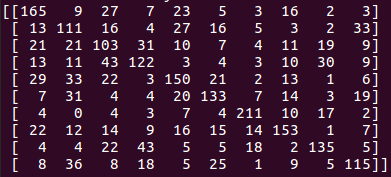
#> input picture A2/confusion_matrices/mfcc_confusion_matrix.png, 391 x 177 px; its folder holds only this picture in this run
$ python -i question1_2.py   (imports and definitions only)
#> lines starting #> are read from the running program, lines starting #| are printed output that depends on the picture; after the words box and inside, x2 and y2 are one past the last pixel; in counts of white or black regions, pixels touching at a corner belong together
#> further down, picture is the input picture: shape (177, 391, 3); mean B, G, R 51.6, 27.6, 62.8
import sys
import os
import cv2
import numpy as np
import pickle
import json
import time
from copy import deepcopy

IMAGES_DIR = './images/'
TRAIN_DIR = './train/'
JSON_SAVE = 'log_blobs_'
LEVEL = 5
THRESHOLD = 0.03
INIT_SIGMA = 1.35
SIGMA_SCALE = 1.24
EPS = 2.220446049250313e-16
COUNTER = 0

def read_images():
	image_files = os.listdir(IMAGES_DIR)
	images = []

	for i, file in enumerate(image_files):
		img = cv2.imread(IMAGES_DIR+file)
		images.append(img)
		if(i%100 == 0):
			print(i)

	return images

def read_image(img_index):
	image_files = os.listdir(IMAGES_DIR)
	images = []

	for i, file in enumerate(image_files):
		if(img_index == i):
			img = cv2.imread(IMAGES_DIR+file)
			return img, file
	return None, file

def output_image_size(image, filter_size, padding, stride):
	size_x, size_y = image.shape[0], image.shape[1]

	x_dim = (size_x - filter_size + 2*padding)//stride
	x_dim += 1

	y_dim = (size_y - filter_size + 2*padding)//stride
	y_dim += 1

	out_size = np.zeros((x_dim, y_dim), dtype=float)
	return out_size

def convolve(image, kernel):
	filter_size = len(kernel)
	height, width = image.shape[0], image.shape[1]
	padding = (filter_size - 1)//2
	padded_image = np.pad(image, padding)
	stride = 1
	output_image = output_image_size(image, filter_size, padding, stride)

	for col in range(padding, height + padding):
			for row in range(padding, width + padding):
				receptive_field = padded_image[col-padding: col+padding+1, row-padding: row+padding+1]
				response = (receptive_field*kernel).sum()
				output_image[col-padding, row-padding] = response

	return output_image

def log_filter(sigma):
	kernel_size = np.round(6*sigma)
	if(kernel_size%2==0):
		kernel_size += 1

	range_arr = np.arange(-1*(kernel_size//2), (kernel_size//2)+1)
	x, y = np.meshgrid(range_arr, range_arr)

	exponent_num = -1*(np.square(x)+np.square(y))
	exponent_denom = 2*(sigma**2)
	exponential = np.exp( exponent_num / exponent_denom )

	max_exp = exponential.max()
	threshold =  max_exp*EPS
	exponential[exponential<threshold] = 0

	if(exponential.sum() == 0):
		pass
	else:
		exponential = exponential/exponential.sum()

	kernel_denom = sigma**2
	kernel_num = np.square(x) + np.square(y) - 2*kernel_denom

	kernel_out = -1*exponential*kernel_num/kernel_denom
	kernel_out -= kernel_out.mean()

	return kernel_out

def check_valid(i, j, n_x, n_y, size_x, size_y):
	return 0<=(i+n_x)<size_x and 0<=(j+n_y)<size_y

def NMS_validation_condition(query_ind, sig_index, i, j, scale_space, size_x, size_y):
	bool_list = []
	neighbours = [[1, 0], [-1, 0], [0, 1], [0, -1], [-1, -1], [-1, 1], [1, -1], [1, 1]]

	for neighbour in neighbours:
		n_x, n_y = neighbour[0], neighbour[1]
		if(check_valid(i, j, n_x, n_y, size_x, size_y)):
			bool_list.append(scale_space[i][j][sig_index]>scale_space[i+n_x][j+n_y][query_ind])

	if(False in bool_list):
		return False
	else:
		return True

def NMS(sigma, scale_space):
	temp_scale_space = deepcopy(scale_space)
	image_mask = np.zeros(LEVEL)

	for i in range(LEVEL):
		sigma_coeff = np.sqrt(2)*sigma[i]
		radius = int(np.ceil(sigma_coeff))
		image_mask[i] = radius

	size_x, size_y = scale_space[..., 0].shape[0], scale_space[..., 1].shape[1]

	blob_triples = []

	for sig_index in range(LEVEL):
		temp_scale_space[: int(image_mask[sig_index]), :int(image_mask[sig_index]), sig_index] = 0
		temp_scale_space[-1*int(image_mask[sig_index]): , -1*int(image_mask[sig_index]): , sig_index] = 0

		range_x = (int(image_mask[sig_index])+1, size_x-1-int(image_mask[sig_index]))
		range_y = (int(image_mask[sig_index])+1, size_y-1-int(image_mask[sig_index]))

		for i in range(range_x[0], range_x[1]):
			for j in range(range_y[0], range_y[1]):

				if(scale_space[i, j, sig_index]>=THRESHOLD):
					pass
				else:
					continue

				curr_condition_res = NMS_validation_condition(sig_index, sig_index, i, j, scale_space, size_x, size_y)

				bottom_condition_res = True
				top_condition_res = True

				if(sig_index>=1):
					bottom_condition_res = NMS_validation_condition(sig_index-1, sig_index, i, j, scale_space, size_x, size_y)
					bottom_condition_res = bottom_condition_res and scale_space[i, j, sig_index]>scale_space[i, j, sig_index-1]

				if(sig_index<LEVEL-1):
					top_condition_res = NMS_validation_condition(sig_index+1, sig_index, i, j, scale_space, size_x, size_y)
					top_condition_res = top_condition_res and scale_space[i, j, sig_index]>scale_space[i, j, sig_index + 1]

				if curr_condition_res and bottom_condition_res and top_condition_res:
					temp_scale_space[i][j][sig_index] = 1
					blob_triples.append([i, j, sig_index])

	return blob_triples

def return_scale_and_space(image):
	height, width = image.shape[0], image.shape[1]
	scale_space = np.zeros((height, width, LEVEL))
	scale_space = scale_space.astype(np.float32)
	sigma = np.zeros(LEVEL+1)

	sigma[0] = INIT_SIGMA

	for i in range(LEVEL):
		kernel = log_filter(sigma[i])
		convolved_image = convolve(image, kernel)
		scale_space[...,i] = np.square(convolved_image)
		sigma[i+1] = sigma[i]*SIGMA_SCALE

	return sigma, scale_space


def log_feature(img):
	global COUNTER
	dim = (100, 100)
	resized_image = cv2.resize(img, dim, interpolation = cv2.INTER_AREA)
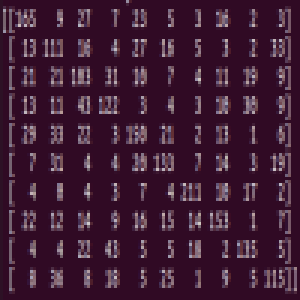
#> resized_image: shape (100, 100, 3) (shown 3 times larger); mean B, G, R 51.6, 27.6, 62.8
	gray_image = cv2.normalize(cv2.cvtColor(resized_image, cv2.COLOR_BGR2GRAY).astype('float'), None, 0, 1, cv2.NORM_MINMAX)
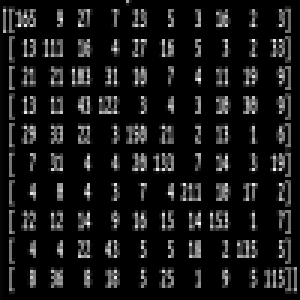
#> gray_image: shape (100, 100) float64 (shown 3 times larger); min 0, max 1, mean 0.0934

	sigma, scale_space = return_scale_and_space(gray_image)
#> the loop in return_scale_and_space, `for i in range(LEVEL):` made 5 passes
#> pass 1, in convolve, `padded_image = np.pad(image, padding)`:
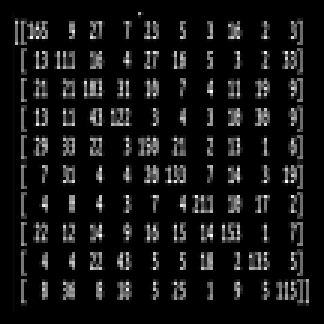
#> padded_image: shape (108, 108) float64 (shown 3 times larger); min 0, max 1, mean 0.0801
#> pass 1, in return_scale_and_space, `convolved_image = convolve(image, kernel)`:
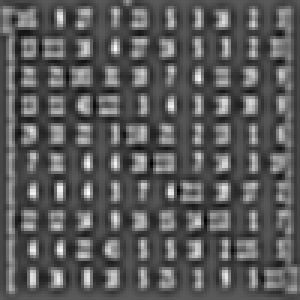
#> convolved_image: shape (100, 100) float64 (shown 3 times larger); min -0.189, max 0.349, mean 0.00058; drawn with min black and max white
#> pass 2, in convolve (call 2), `padded_image = np.pad(image, padding)`:
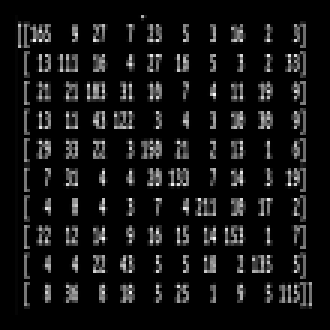
#> padded_image: shape (110, 110) float64 (shown 3 times larger); min 0, max 1, mean 0.0772
#> after the loop in return_scale_and_space, `for i in range(LEVEL):`:
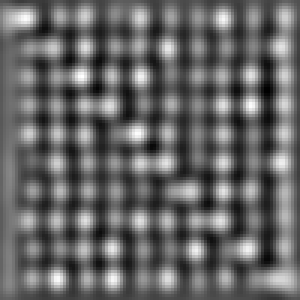
#> convolved_image: shape (100, 100) float64 (shown 3 times larger); min -0.128, max 0.202, mean 0.00498; drawn with min black and max white
#> after the loop in return_scale_and_space, `for i in range(LEVEL):`: sigma = [1.35, 1.67, 2.08, 2.57, 3.19, 3.96]
#> sigma = [1.35, 1.67, 2.08, 2.57, 3.19, 3.96]
	all_blobs = NMS(sigma, scale_space)
#> the loop in NMS, `for i in range(LEVEL):` made 5 passes
#> (sigma_coeff, radius) on passes 1 to 5: (1.91, 2), (2.37, 3), (2.94, 3), (3.64, 4), (4.51, 5)
#> after the loop in NMS, `for i in range(LEVEL):`: image_mask = [2, 3, 3, 4, 5]
#> the loop in NMS, `for sig_index in range(LEVEL):` made 5 passes
#> range_y on passes 1 to 5: (3, 97), (4, 96), (4, 96), (5, 95), (6, 94)
#> after the loop in NMS, `for sig_index in range(LEVEL):`: blob_triples = 146 items, first 6: [4, 38, 0], [4, 56, 0], [4, 66, 0], [4, 84, 0], [5, 20, 0], [7, 57, 0]
#> all_blobs has the same summary as blob_triples in NMS

	no_of_blobs=len(all_blobs)
#> no_of_blobs = 146
	for ind, center in enumerate(all_blobs):
		radius = int(np.ceil(np.sqrt(2)*sigma[center[2]]))
		cv2.circle(resized_image,(center[1],center[0]),radius, (0,0,255))
#> this loop made 146 passes
#> center on passes 1 to 12: [4, 38, 0], [4, 56, 0], [4, 66, 0], [4, 84, 0], [5, 20, 0], [7, 57, 0], [7, 66, 0], [8, 26, 0], [8, 45, 0], [8, 84, 0], [13, 47, 0], [13, 84, 0]
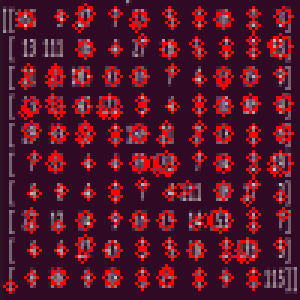
#> resized_image: shape (100, 100, 3) (shown 3 times larger); 14.75% of pixels changed, all inside (x1, y1, x2, y2) = (1, 1, 98, 98)

	if not os.path.exists('log_blobs'):
		os.makedirs('log_blobs')

	cv2.imwrite('./log_blobs/'+str(COUNTER)+'.png', resized_image)
	COUNTER += 1

	return all_blobs

def merge_jsons():
	dic = json.load(open(JSON_SAVE+'1.json'))

	for i in range(2, 6):
		x = json.load(open(JSON_SAVE+str(i)+'.json'))
		dic.update(x)

	return dic

# [15 lines not run here, left out]
	# [7 lines of commented-out code are left out]

>>> import cv2
>>> picture = cv2.imread('../../A2/confusion_matrices/mfcc_confusion_matrix.png')
>>> result = log_feature(picture)
#> result has the same summary as blob_triples in NMS

$ run again, on A2/confusion_matrices/spectrogram_confusion_matrix.png
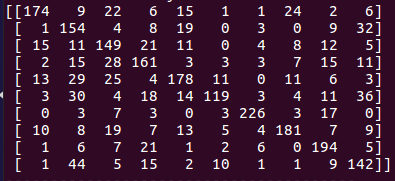
#> input picture A2/confusion_matrices/spectrogram_confusion_matrix.png, 395 x 181 px
#> picture is the input picture: shape (181, 395, 3); mean B, G, R 50.7, 26.5, 61.6
#> after the loop in return_scale_and_space, `for i in range(LEVEL):`:
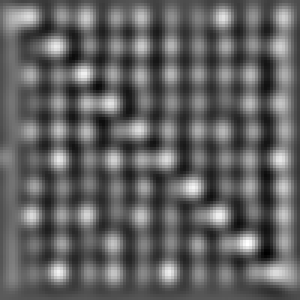
#> convolved_image: shape (100, 100) float64 (shown 3 times larger); min -0.133, max 0.224, mean 0.00413; drawn with min black and max white
#> after the loop in return_scale_and_space, `for i in range(LEVEL):`: sigma = [1.35, 1.67, 2.08, 2.57, 3.19, 3.96]
#> the loop in NMS, `for i in range(LEVEL):` made 5 passes
#> (sigma_coeff, radius) on passes 1 to 5: (1.91, 2), (2.37, 3), (2.94, 3), (3.64, 4), (4.51, 5)
#> after the loop in NMS, `for i in range(LEVEL):`: image_mask = [2, 3, 3, 4, 5]
#> the loop in NMS, `for sig_index in range(LEVEL):` made 5 passes
#> range_y on passes 1 to 5: (3, 97), (4, 96), (4, 96), (5, 95), (6, 94)
#> after the loop in NMS, `for sig_index in range(LEVEL):`: blob_triples = 144 items, first 6: [4, 57, 0], [4, 66, 0], [4, 84, 0], [5, 20, 0], [5, 93, 0], [6, 11, 0]
#> all_blobs has the same summary as blob_triples in NMS
#> no_of_blobs = 144
#> the loop in log_feature, `for ind, center in enumerate(all_blobs):` made 144 passes
#> after the loop in log_feature, `for ind, center in enumerate(all_blobs):`:
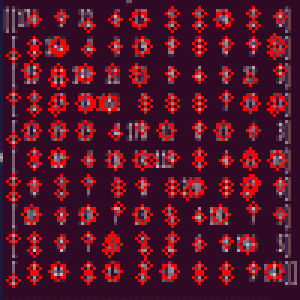
#> resized_image: shape (100, 100, 3) (shown 3 times larger); mean B, G, R 41, 19.7, 85.7
#> result has the same summary as blob_triples in NMS
